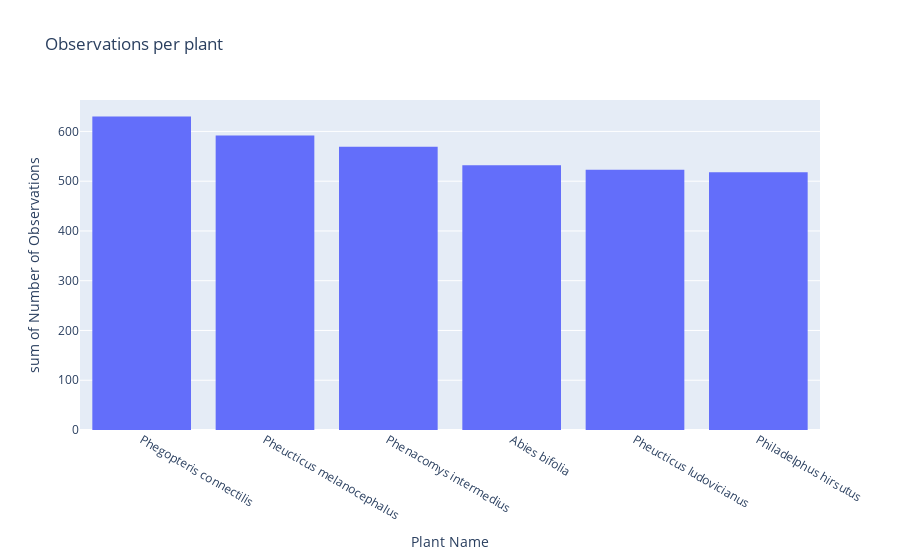

The cell this chart's notebook holds for it:
### Code cell
name_count_fig = px.histogram(df_o_sum_name, x='scientific_name', y='observations', title="Observations per plant", labels={'scientific_name':'Plant Name', 'observations':'Number of Observations'})
name_count_fig.update_xaxes(categoryorder='total descending')
name_count_fig.update_traces(x=df_o_sum_name['scientific_name'].value_counts().index[:6])
name_count_fig.show()

### Figure 1 — Plotly figure (JSON) as saved in the notebook; plotly's stock layout.template omitted (floating-point values rounded to 4 significant figures; data arrays with more than 128 entries replaced by an {"elided": "..."} marker saying what was removed)
{"data": [{"alignmentgroup": "True", "bingroup": "x", "histfunc": "sum", "hovertemplate": "Plant Name=%{x}<br>sum of Number of Observations=%{y}<extra></extra>", "legendgroup": "", "marker": {"color": "#636efa", "pattern": {"shape": ""}}, "name": "", "offsetgroup": "", "orientation": "v", "showlegend": false, "type": "histogram", "x": ["Abies bifolia", "Phegopteris connectilis", "Philadelphus hirsutus", "Pheucticus melanocephalus", "Pheucticus ludovicianus", "Phenacomys intermedius"], "xaxis": "x", "y": {"elided": "5541 int values"}, "yaxis": "y"}], "layout": {"barmode": "relative", "legend": {"tracegroupgap": 0}, "title": {"text": "Observations per plant"}, "xaxis": {"anchor": "y", "categoryorder": "total descending", "domain": [0, 1], "title": {"text": "Plant Name"}}, "yaxis": {"anchor": "x", "domain": [0, 1], "title": {"text": "sum of Number of Observations"}}}}
